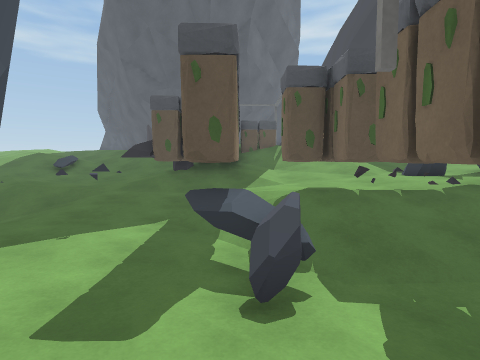
View 1 (above)

22 first-person views from a walk through a scene from a Unity 3-D project. The camera is 1.4 m above the floor, tilts 4° down and sees 80° across. The floor is counted in squares, 1 m on a side. Each view is taken from the middle of a square. On the plan, view 1 faces up. The plan holds only what a view shows up to about 14 squares ahead; the rest is blank. The place goes on beyond the plan. The player is left out. Some surface patterns are stand-ins.

View 2
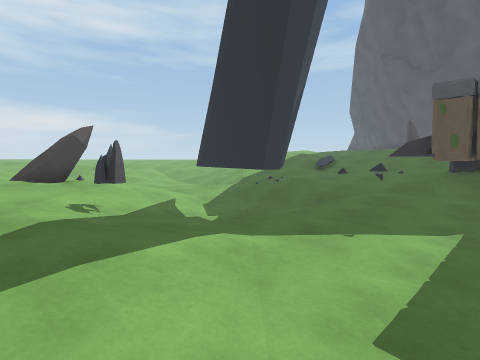

View 3
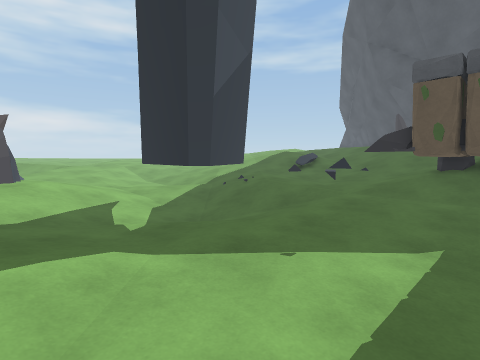

View 4
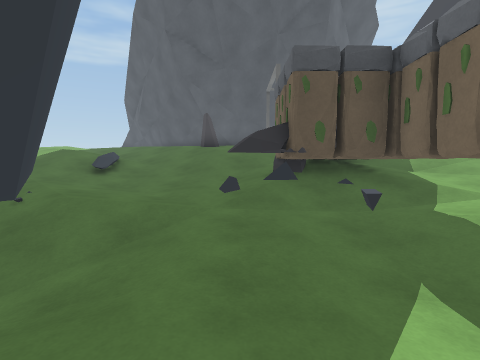

View 5
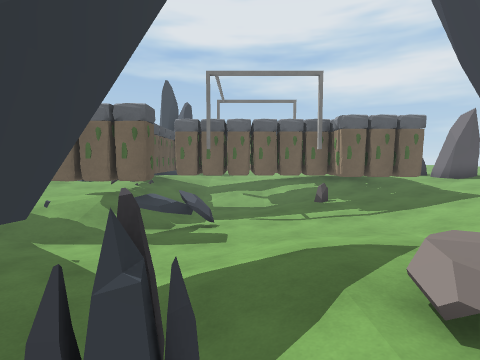

View 6
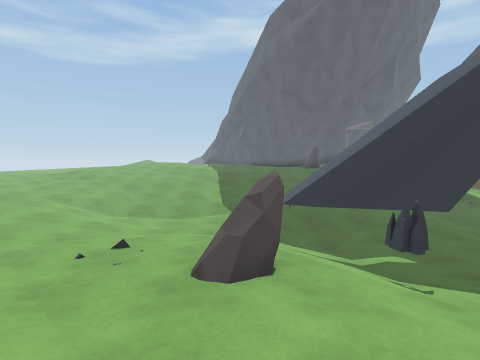

View 7
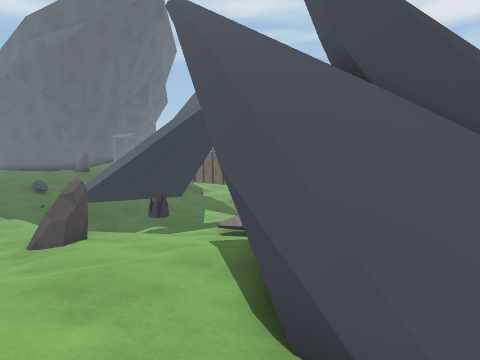

View 8
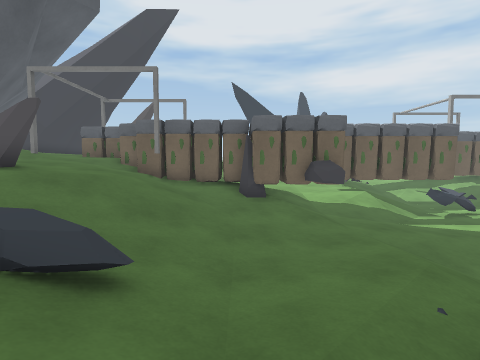

View 9
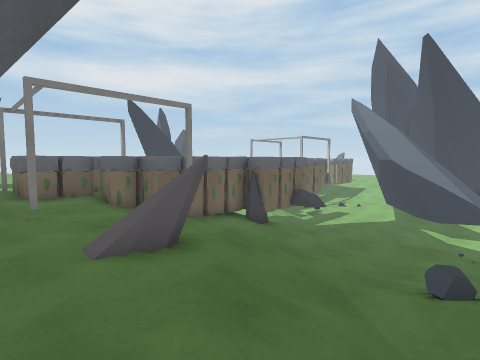

View 10
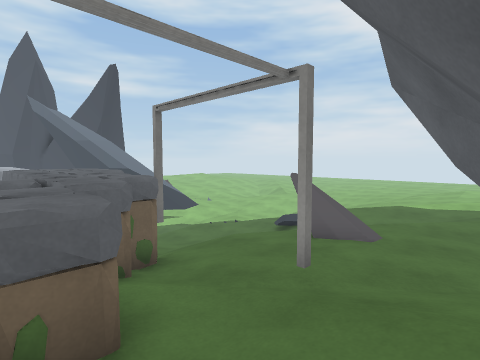

View 11
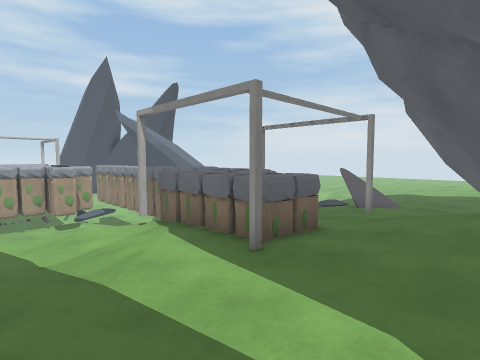

View 12
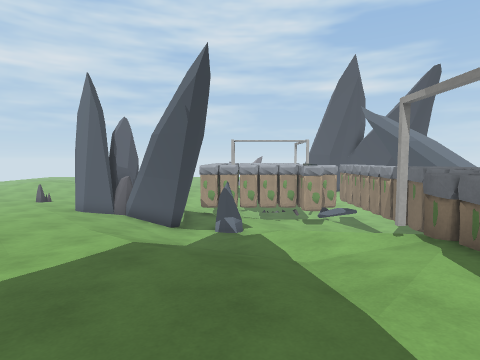

View 13
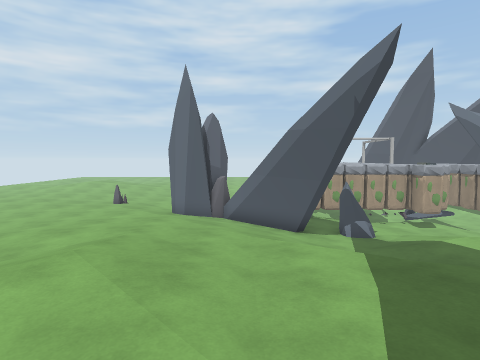

View 14
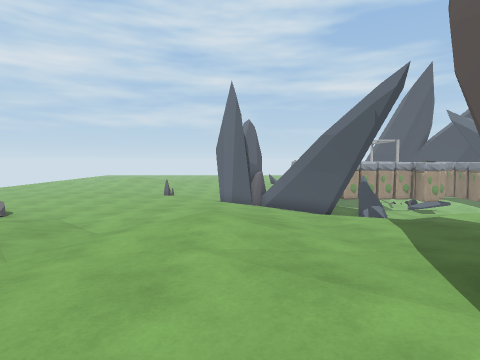

View 15
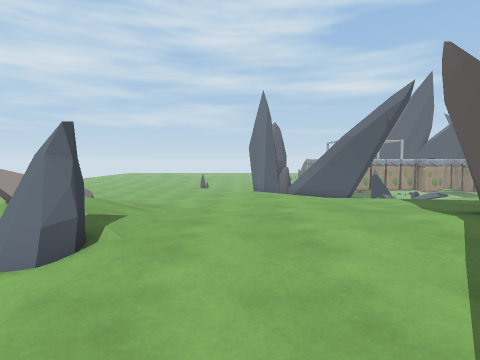

View 16
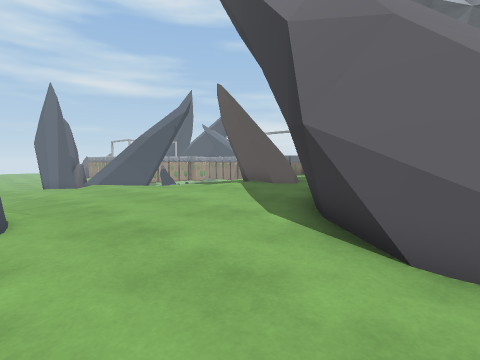

View 17
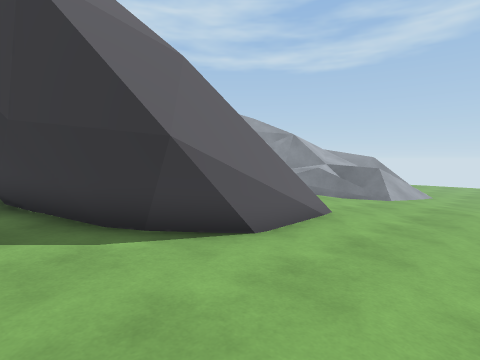

View 18
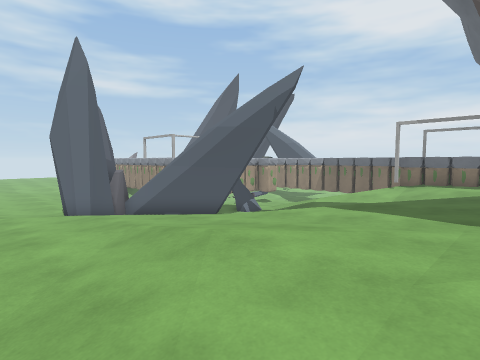

View 19
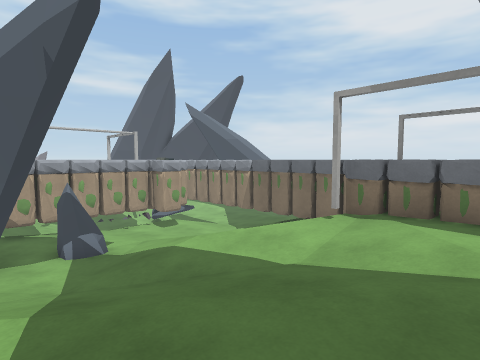

View 20
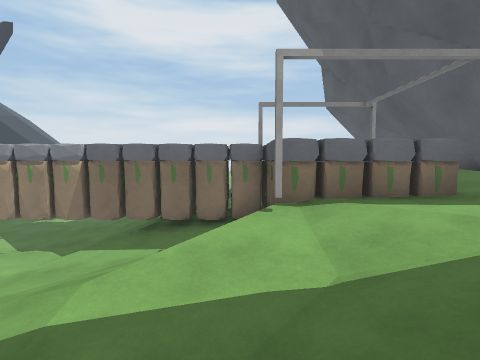

View 21
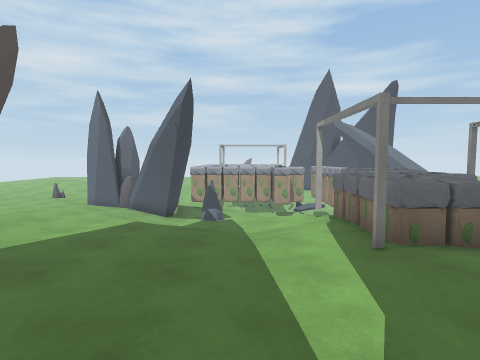

View 22
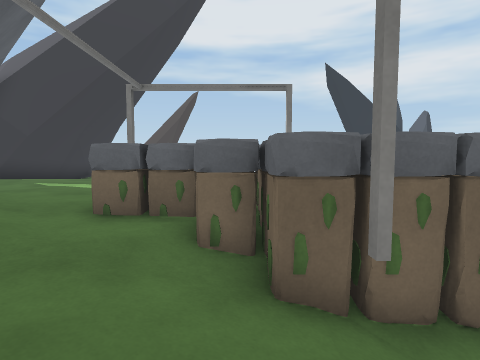

### Floor plan
Key: @ floor where view 1 was taken; # wall or solid block; x gap in a wall; . main floor; - floor 0.5 m lower than the main floor; _ floor 1 m lower than the main floor; < floor 1.25 m lower than the main floor; ( floor 1.75 m lower than the main floor; ! floor 2 m lower than the main floor; : floor 2.25 m higher than the main floor; ? floor 2.5 m lower than the main floor; + floor 3 m higher than the main floor; * floor 3.5 m higher than the main floor; % floor 4 m higher than the main floor; & floor 4.25 m higher than the main floor; / step, stairs or slope; = window, fence, low wall or low ledge; ^ raised ledge; v drop or lower ground; R rock; T thing the floor can be seen under or through; O other object.
Columns run from 13 left of view 1 to 18 right of it. Each row starts with its distance up from view 1.
 30                            #---_
 29                            #---_
 28                        *++:#----
 27                   v    &%%##----
 26                   x#     ###..--
 25                  ..##   ##.....-
 24                 ....     ......-
 23              /........ R.......R
 22    --- =#/////........ R.......R
 21 -_//------///........./R......-.
 20 ___ /-----#/.##O....../R.....--/
 19 _// //-.R--..^^^............---/
 18 /_/////RR---#^^^.//.-----...--_-
 17 //_/////__/##^^^////------..-/__
 16  //////////####O-////--__--///__
 15  ///R//////### ///////____///___
 14   /////////###/////////____/____
 13  //((!!((/R###//////////________
 12   /((!!!!/####//////((///_______
 11 ////((!!!RTT T/////((O////______
 10 ???/////!RRTTT!((((RR//#<//_____
  9 ????/////?R?TT((((((R///#</_____
  8 ????###//???TT(##((((( //R##/___
  7 ????####?RR?TTx#######  /R #<___
  6 ////#####?R?TT?####        <<<
  5 //////###???TT?#           <<<
  4 (((///???????RR#           <<<
  3 ((RR/R?///???R?#           <<
  2 ((RR(R?////????#
  1 (((((/!!!///???#
  0 ((((///R!!/??@?#
 -1 /((((// !!?????##
 -2 //<<(//   ????###
 -3 _<<  // # ////##
 -4 _<<#//  #  ///##
 -5  _=#//  #   (/(///(
 -6   =///  #    (//(((
 -7 _ ////        //((<
 -8                 (RR
 -9                  RR

Positions as (right, up) in squares from view 1, and headings:
1: (0, 0), facing up
2: (-1, 0), facing up-left
3: (-1, 2), facing up-left
4: (-4, 4), facing up
5: (-9, 2), facing right
6: (-11, -3), facing up
7: (-13, -7), facing up-right
8: (-12, 13), facing right
9: (-10, 21), facing down-right
10: (1, 22), facing down-left
11: (6, 23), facing down-left
12: (6, 22), facing down
13: (11, 21), facing down
14: (13, 24), facing down
15: (15, 27), facing down
16: (18, 29), facing down-left
17: (18, 24), facing up-left
18: (17, 20), facing down-left
19: (9, 19), facing down-left
20: (8, 15), facing left
21: (5, 25), facing down
22: (-5, 17), facing right
